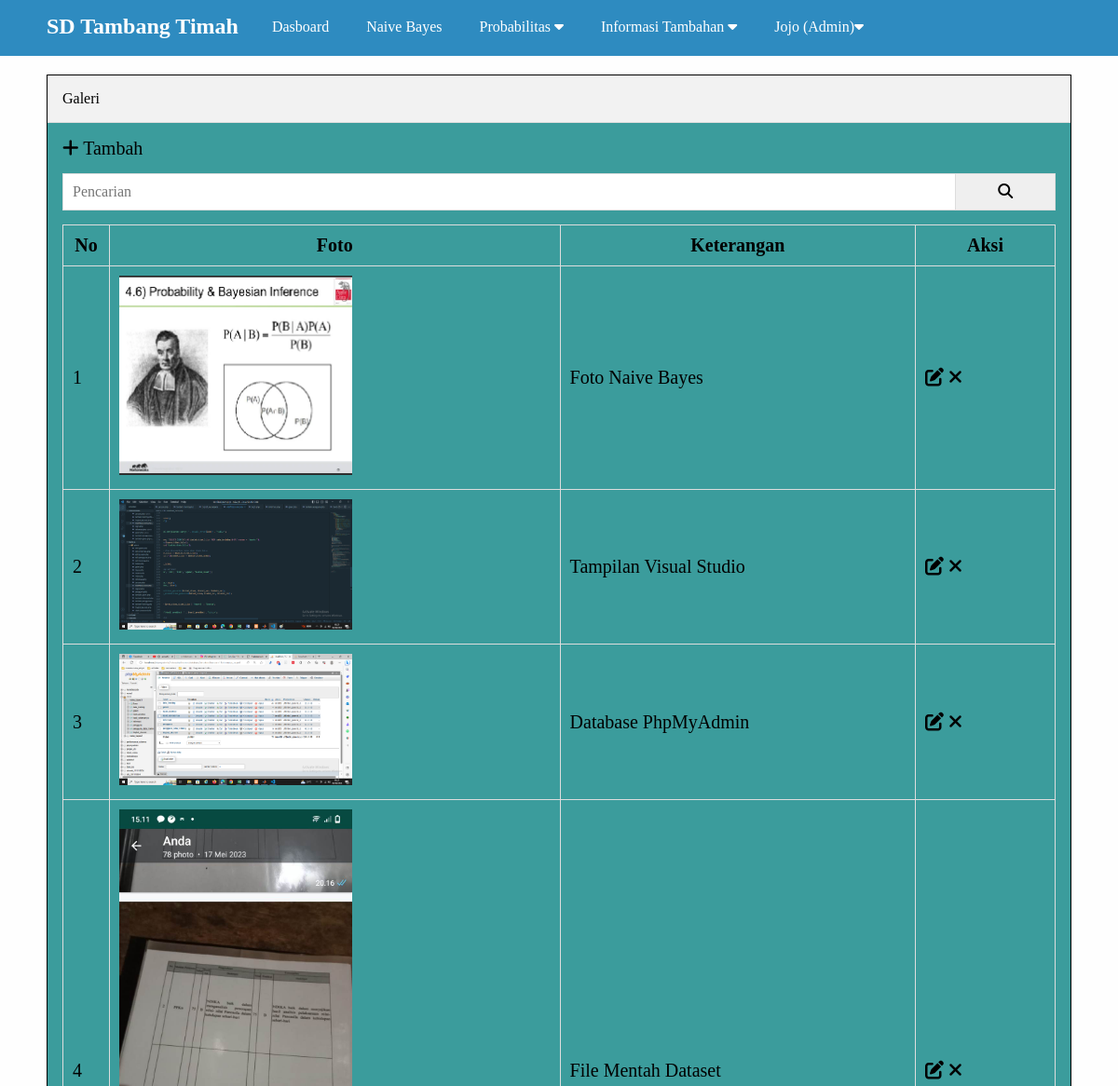
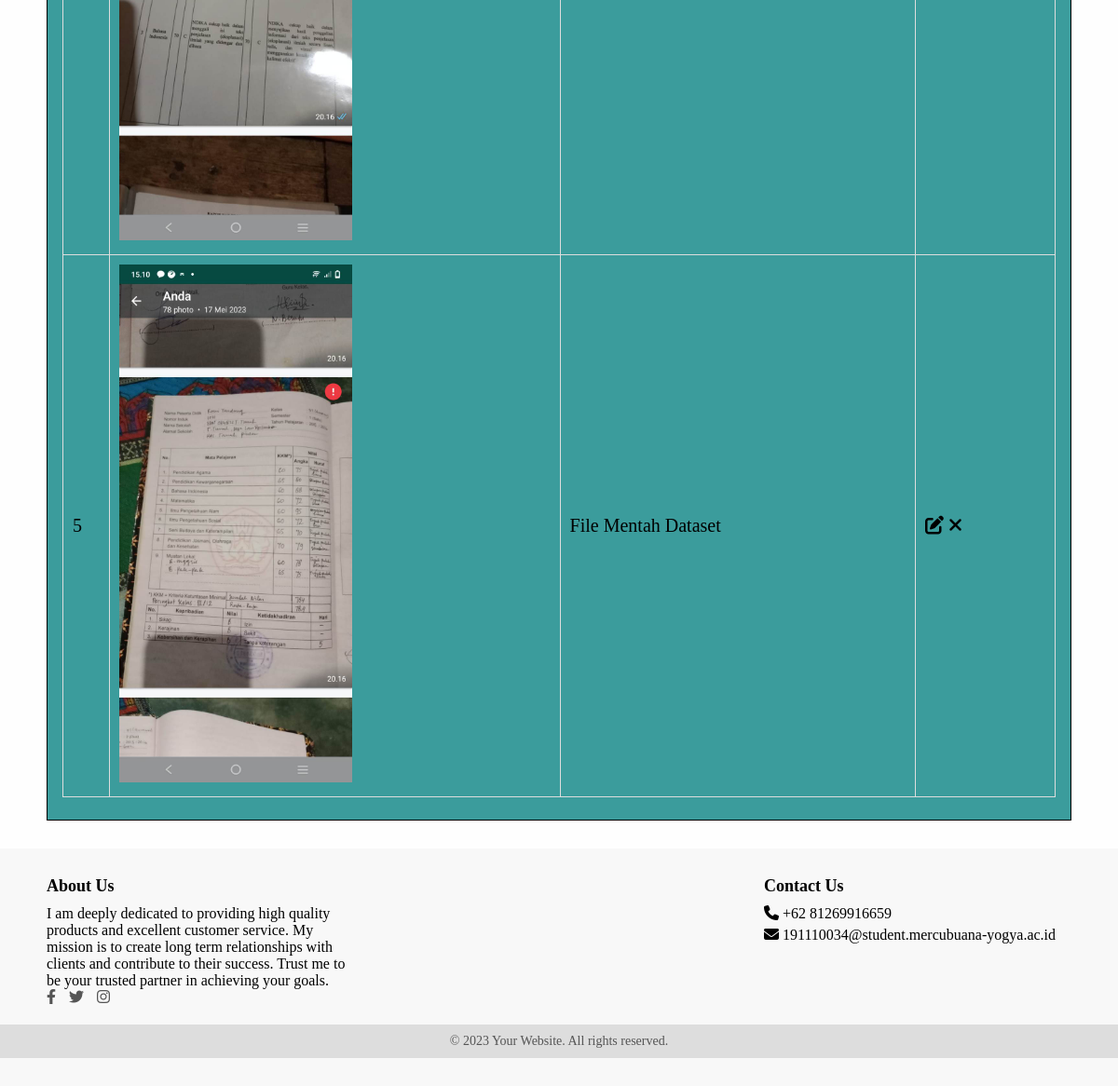
Screenshot of /admin/galeri.php (signed in) with the database file from the repository (2 pictures, top to bottom).
### tables this page shows
CREATE TABLE `galeri` (
  `id` int(11) NOT NULL,
  `foto` varchar(50) NOT NULL,
  `keterangan` varchar(50) NOT NULL,
  `created_at` timestamp NOT NULL DEFAULT current_timestamp(),
  `updated_at` datetime DEFAULT NULL
);

### admin/galeri.php (the view, shortened to what this page needs)
<?php include 'header.php' ?>
		<div class="content">
			<div class="container">
				<div class="box">
				<div class="box-header">
				Galeri</div>
				<div class="box-body">
					<a href="tambah-galeri.php" class="text-green"><i class="fa fa-plus"></i> Tambah</a>
					<form action="">
						<div class="input-group">
							<input type="text" name="key" placeholder="Pencarian">
							<button type="submit"><i class="fa fa-search" ></i></button>
						</div>
					</form>
					<table class="table">
						<thead>
							<tr>
								<th>No</th>
								<th>Foto</th>
								<th>Keterangan</th>
								<th>Aksi</th>
							</tr>
						</thead>
						<tbody>
							<?php
							$no =1;
								$where = " WHERE 1=1";
							$galeri = mysqli_query ($conn, "SELECT * fROM galeri $where ORDER BY id DESC");
								if (mysqli_num_rows($galeri) > 0 ) {
								 	while ($p = mysqli_fetch_array ($galeri)) {
							 ?>
							<tr>
								<td><?= $no++ ?></td>
								<td><img src="../uploads/galeri/<?= $p['foto'] ?>" width="250px"></td>
								<td><?= $p['keterangan'] ?></td>
								<td>
									<a href="edit-galeri.php ?id=<?= $p['id']?>"  title="Edit Data" class="text-orange"><i class="fa fa-edit"></i></a>
									<a href="hapus.php ?idgaleri=<?= $p['id']?>" onclick="return confirm('yakin ingin menghapus ?')"title="Hapus Data" class="text-red"><i class="fa fa-times"></i></a>
								</td>
							</tr>
							<?php }}else {	?>
										<tr>
											<td colspan="4">Data Tidak Ditemukan</td>
										</tr>
										<?php } ?>
						</tbody>
					</table>
				</div>
			</div>
		</div>
	</div>
<?php include 'footer.php' ?>

### admin/header.php (shortened to what this page needs)
<!DOCTYPE html>
<html>
<head>
	<link rel="stylesheet" type="text/css" href="../assets/css/style.css">
	<link rel="stylesheet" href="https://cdnjs.cloudflare.com/ajax/libs/font-awesome/6.1.1/css/all.min.css"
 />
</head>
<body class="bg-light">
	<div class="navbar">
		<div class="container">
			<h2 class="nav-brand float-left"><a href="index.php"> SD Tambang Timah</a></h2>
			<ul class="nav-menu float-left">
				<li><a href="index.php">Dasboard</a></li>
					<?php if($_SESSION['ulevel'] == 'Super Admin') { ?>
				<li><a href="pengguna.php">Pengguna</a></li>
				<?php  }elseif ($_SESSION['ulevel'] == 'Admin') {?>
				<li><a href="data_training.php">Naive Bayes</a></li>
				<li>
					<a href="">Probabilitas <i class="fa fa-caret-down"></i></a>
				</li>
				<li>
					<a href="">Informasi Tambahan <i class="fa fa-caret-down"></i></a>
				</li>
			<?php } ?>
				<li>
					<a href="#"><?= $_SESSION['uname'] ?>   (<?= $_SESSION['ulevel'] ?>)<i class="fa fa-caret-down"></i></a>
		</li>
	</ul>
		</div>
	</div>

### admin/footer.php (shortened to what this page needs)
<!DOCTYPE html>
<html>
<head>
</head>
<body>
  <footer class="footer">
    <div class="container">
      <div class="footer-content">
        <div class="footer-section about">
          <h3>About Us</h3>
          <p>I am deeply dedicated to providing high quality products and excellent customer service.
			 My mission is to create long term relationships with clients and contribute to their success.
			  Trust me to be your trusted partner in achieving your goals.</p>
          <div class="social-links">
            <a href="https://www.facebook.com/juanta.maiting"><i class="fab fa-facebook-f"></i></a>
            <a href="https://twitter.com/ginting_juanta"><i class="fab fa-twitter"></i></a>
            <a href="https://instagram.com/juanta_gins/"><i class="fab fa-instagram"></i></a>
          </div>
        </div>
        <div class="footer-section contact">
          <h3>Contact Us</h3>
          <p><i class="fas fa-phone"></i> +62 81269916659</p>
          <p><i class="fas fa-envelope"></i> 191110034@student.mercubuana-yogya.ac.id</p>
        </div>
      </div>
    </div>
    <div class="footer-bottom">
      <p>&copy; 2023 Your Website. All rights reserved.</p>
    </div>
  </footer>
</body>
</html>

### assets/css/style.css (style rules this page uses)
* { margin: 0; padding: 0; font-family: 'Arvo', serif; box-sizing: border-box; }
a { text-decoration: none; }
.float-left { float: left; }
.container { width: 1140px; margin: 0 auto; }
.bg-light { background-color: #fefefe; }
.box { border:1px solid #000000; background-color: #3EA99F; }
.box-header { padding: 16px; border-bottom: 1px solid #ddd; background-color: #f2f2f2; }
.box-body { padding: 16px; background-color: #3B9C9C; font-size: 20px; }
form { margin: 15px 0; }
.navbar { height: 60px; width: 100%; background-color: #2E8BC0; position: fixed; top: 0; z-index: 1000; }
.navbar a { color: #fff; }
.nav-brand { padding: 15px 0; display: inline-block; margin-right: 16px; }
.nav-menu { display: flex; list-style: none; }
.nav-menu li a { padding: 20px; display: inline-block; }
.content { padding: 80px 0 30px 0; }
.footer { padding: 20px 0; }
.table { width: 100%; border-collapse: collapse; margin: 8px 0; }
.table th, .table td { border: 1px solid #ddd; padding: 10px; }
.table th:first-child { width: 50px; text-align: center; }
.table th:last-child { width: 150px; text-align: center; }
.text-red { color: #000000; }
.text-orange { color: #000000; }
.text-green { color: #000000; }
.input-group:after { content: ""; clear: both; display: block; }
.input-group input[type="text"] { width: 90%; padding: 10px; font-size: 16px; float: left; border: 1px solid #ddd; }
.input-group button { width: 10%; padding: 10px; font-size: 16px; float: left; border: 1px solid #ddd; border-left: none; }

### admin/footer.php (style rules this page uses)
.footer { background-color: #f8f8f8; padding: 30px 0; }
.container { max-width: 1200px; margin: 0 auto; padding: 0 20px; }
.footer-content { display: flex; flex-wrap: wrap; justify-content: space-between; }
.footer-section { flex-basis: 30%; margin-bottom: 20px; }
.footer-section h3 { font-size: 18px; margin-bottom: 10px; }
.social-links a { color: #555; margin-right: 10px; font-size: 16px; }
.footer-section.contact p { margin: 5px 0; }
.footer-bottom { background-color: #ddd; padding: 10px 0; text-align: center; }
.footer-bottom p { margin: 0; font-size: 14px; color: #555; }

### rows the page displays
galeri: foto (picture), keterangan "Foto Naive Bayes"
galeri: foto (picture), keterangan "Tampilan Visual Studio"
galeri: foto (picture), keterangan "Database PhpMyAdmin"
galeri: foto (picture), keterangan "File Mentah Dataset"
galeri: foto (picture), keterangan "File Mentah Dataset"

### other values shown
$_SESSION['uname'] "Jojo"
$_SESSION['ulevel'] "Admin"
